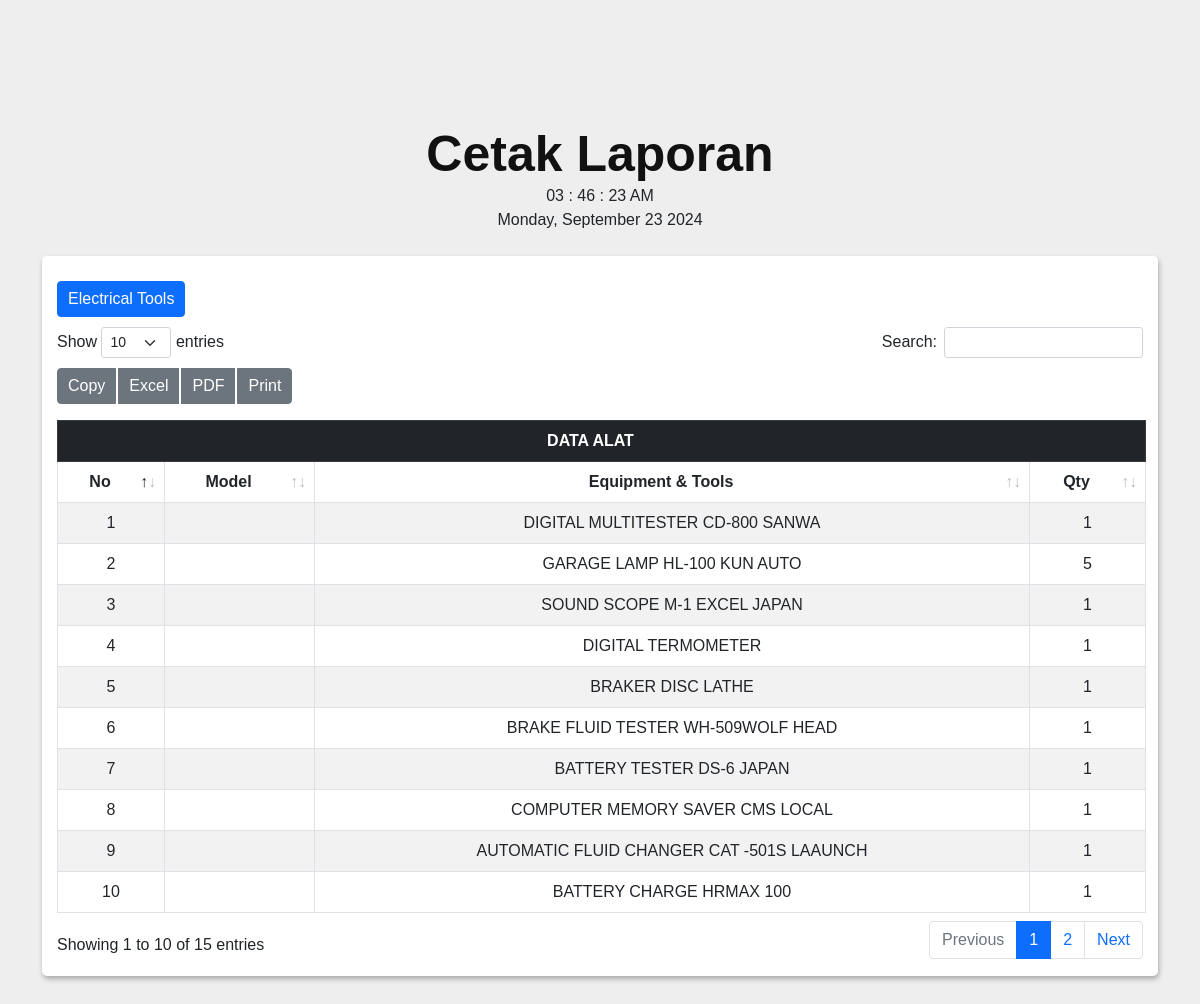
The app's page /admin2/laporan/electrical.php with its own data.
### tables this page shows
CREATE TABLE `electrical` (
  `id` int(11) NOT NULL,
  `model` varchar(100) NOT NULL,
  `nama_alat` varchar(100) NOT NULL,
  `jumlah` varchar(10) NOT NULL,
  `keterangan` varchar(100) NOT NULL
);

### admin2/laporan/electrical.php (the view, shortened to what this page needs)
<?php
require '../koneksi.php';
?>
<!DOCTYPE html>
<html lang="en">
<head>
    <link rel="stylesheet" href="assets/css/bootstrap.min.css">
    <link rel="stylesheet" href="assets/css/datatables.min.css">
    <link rel="stylesheet" href="assets/css/style.css">
</head>
<body>
<div id="layoutSidenav_content">
    <main>
        <center>
    <div class="container-fluid">
    <h1 class="mt-4">Cetak Laporan</h1>
                    <div class="digital-clock">
                        <div class="time">
                            <span class="hours">00</span>
                            <span class="colon">:</span>
                            <span class="minutes">00</span>
                            <span class="colon">:</span>
                            <span class="seconds">00</span>
                            <span class="period">PM</span>
                        </div>
                        <div class="date"></div>
                    </div>
                    <br>
    </center>
    <div class="container">
        <div class="row">
            <div class="col-12">
                <div class="data_table">
                    <table id="example" class="table table-striped table-bordered">
                    <a class="btn btn-primary" href="../stock/electrical.php" role="button" aria-disabled="true">Electrical Tools</a>
                        <thead>
                            <tr class="table-dark" align="center">
                                <th colspan="4">DATA ALAT </th>
                            </tr>
                            <tr align="center">
                                <th>No</th>
                                <th>Model</th>
                                <th>Equipment & Tools</th>
                                <th>Qty</th>
                            </tr>
                        </thead>
                        <tbody align="center">
                            <?php
                        $sql = "SELECT * FROM electrical";
    $result = $conn->query($sql);
    if ($result->num_rows > 0) {
        $no = 1;
        while ($row = $result->fetch_assoc()) {
            echo "<tr>";
            echo "<td>" . $no++ . "</td>";
            echo "<td>" . $row['model'] . "</td>";
            echo "<td>" . $row['nama_alat'] . "</td>";
            echo "<td>" . $row['jumlah'] . "</td>";
            echo "</tr>";
        }
    } else {
        echo "<tr><td colspan='7'>Data tidak ada</td></tr>";
    }
    ?>
                        </tbody>
                    </table>
                </div>
            </div>
        </div>
    </div>
</div>
</body>
</html>

### admin2/laporan/assets/css/style.css (style rules this page uses)
* { margin: 0; padding: 0; outline: 0; }
html { scroll-behavior: smooth; }
body { background: #eee; font-family: 'Raleway', sans-serif; font-family: 'Roboto', sans-serif; font-family: 'Poppins', sans-serif; font-family: 'Rubik', sans-serif; padding: 100px 0; }
h1, h2, h3, h4, h5, h6, p, a, ol, ul, li, img, span, input, form, label, .btn, .navbar, .navbar-brand { margin: 0; padding: 0; }
a, a:hover { text-decoration: none; color: #333; -webkit-transition: 0.2s; transition: 0.2s; }
h1 { font-size: 50px; color: #111; font-weight: 600; }
.data_table { background: #fff; padding: 15px; box-shadow: 1px 3px 5px #aaa; border-radius: 5px; }
.data_table .btn { padding: 5px 10px; margin: 10px 3px 10px 0; }

### records on screen
electrical: nama_alat "DIGITAL MULTITESTER CD-800 SANWA", jumlah "1"
electrical: nama_alat "GARAGE LAMP HL-100 KUN AUTO", jumlah "5"
electrical: nama_alat "SOUND SCOPE M-1 EXCEL JAPAN", jumlah "1"
electrical: nama_alat "DIGITAL TERMOMETER", jumlah "1"
electrical: nama_alat "BRAKER DISC LATHE", jumlah "1"
electrical: nama_alat "BRAKE FLUID TESTER WH-509WOLF HEAD", jumlah "1"
electrical: nama_alat "BATTERY TESTER DS-6 JAPAN", jumlah "1"
electrical: nama_alat "COMPUTER MEMORY SAVER CMS LOCAL", jumlah "1"
electrical: nama_alat "AUTOMATIC FLUID CHANGER CAT -501S LAAUNCH", jumlah "1"
electrical: nama_alat "BATTERY CHARGE HRMAX 100", jumlah "1"
